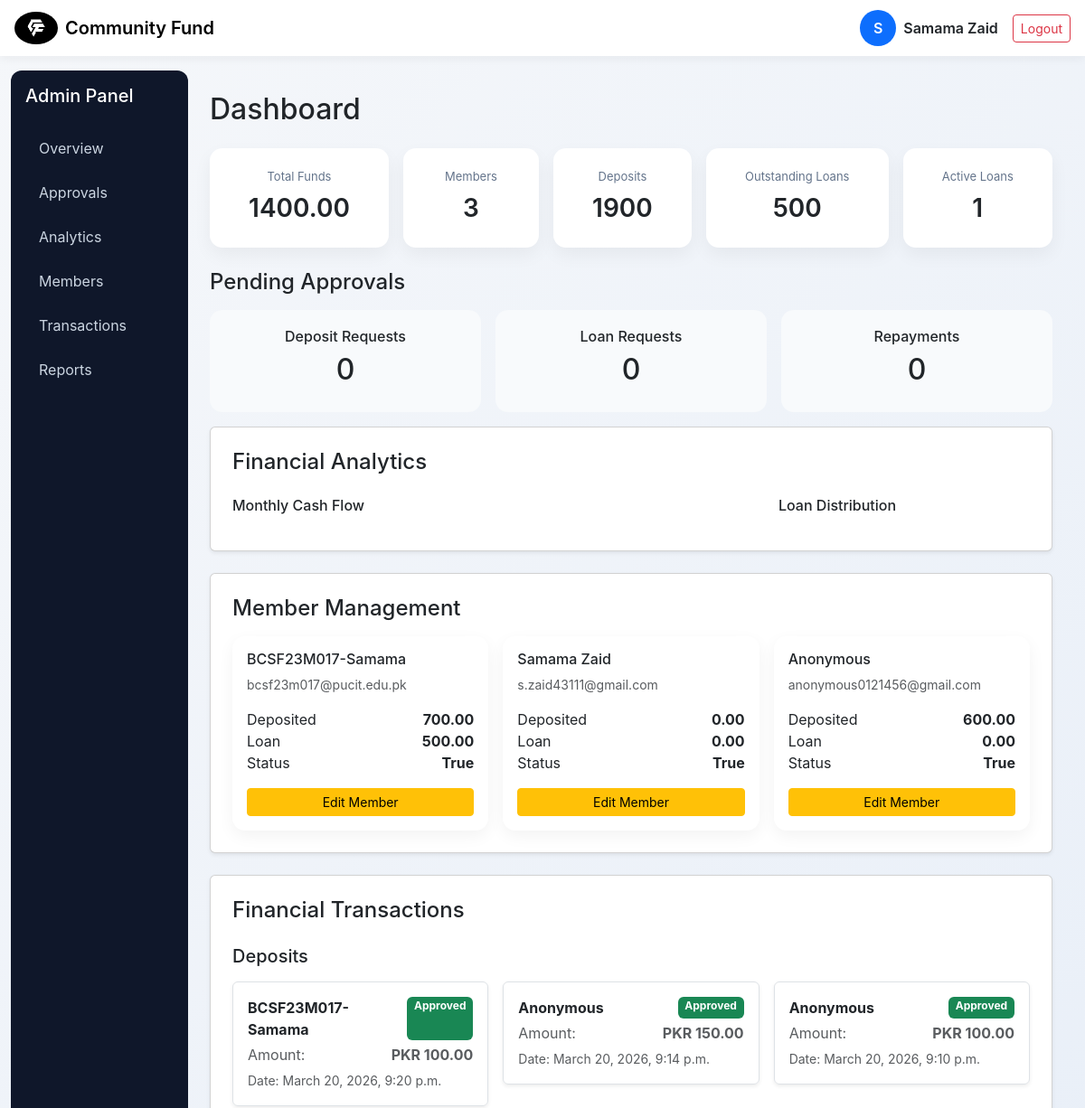
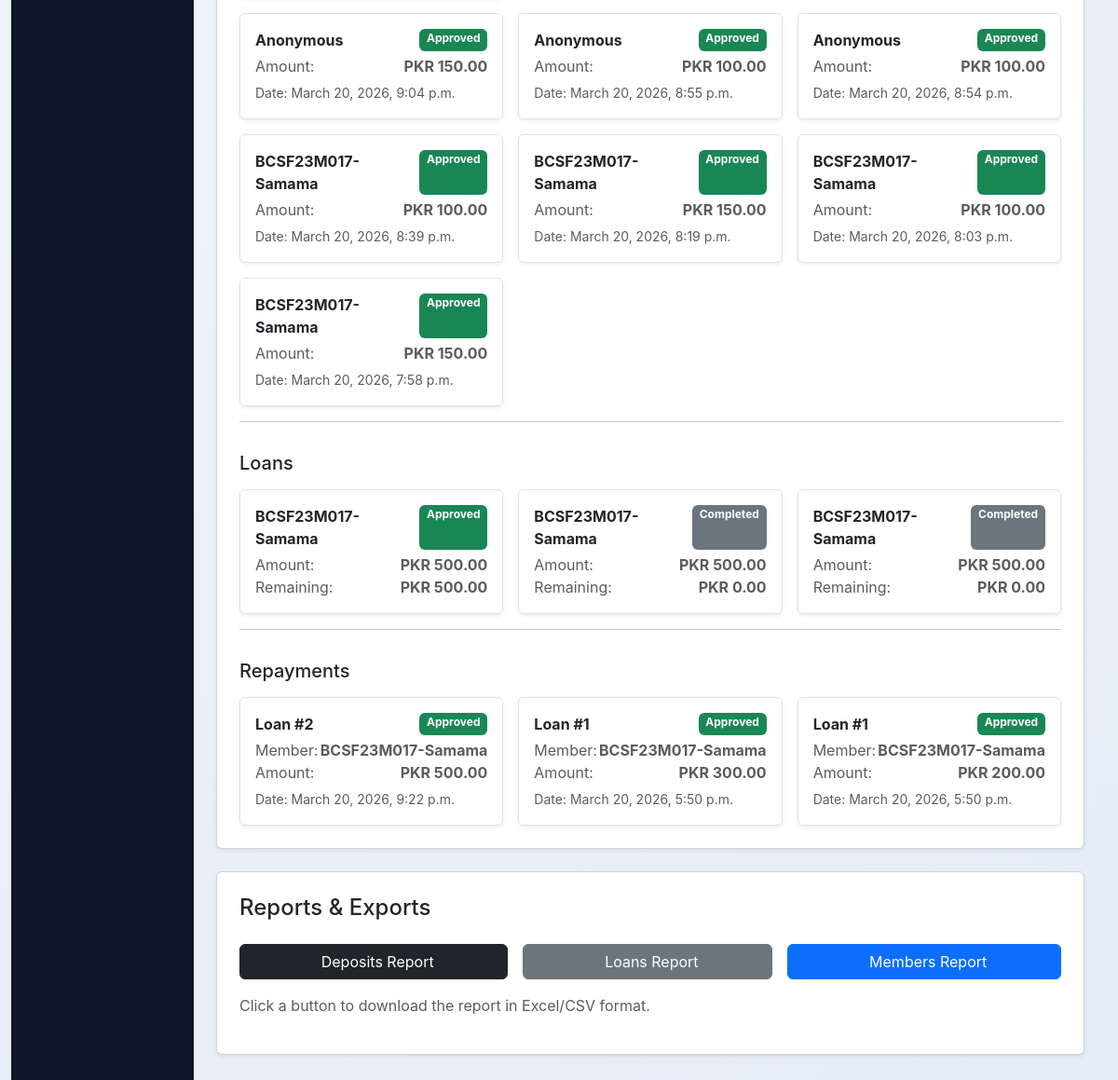
Page /dashboard/ (signed in) on the committed database (2 pictures, top to bottom).
### apps/accounts/models.py (models this page shows, shortened)
class User(AbstractUser):
    username = None
    ROLE_CHOICES = (
        ("admin", "Admin"),
        ("member", "Member"),
    )
    name = models.CharField(max_length=100)
    email = models.EmailField(unique=True)
    role = models.CharField(max_length=20, choices=ROLE_CHOICES)
    is_active = models.BooleanField(default=False)
    created_at = models.DateTimeField(auto_now_add=True)
    USERNAME_FIELD = "email"
    REQUIRED_FIELDS = []
    objects = CustomUserManager()

### apps/core/models.py (models this page shows, shortened)
class Fund(models.Model):
    total_balance = models.DecimalField(max_digits=12, decimal_places=2, default=0)
    last_updated = models.DateTimeField(auto_now=True)

### apps/members/models.py (models this page shows, shortened)
class Member(models.Model):
    user = models.OneToOneField(
        User, on_delete=models.CASCADE, related_name="member_profile"
    )
    total_deposited = models.DecimalField(max_digits=10, decimal_places=2, default=0)
    current_loan_balance = models.DecimalField(
        max_digits=10, decimal_places=2, default=0
    )
    created_at = models.DateTimeField(auto_now_add=True)

### apps/deposits/models.py (models this page shows, shortened)
class Deposit(models.Model):
    STATUS_CHOICES = (
        ("pending", "Pending"),
        ("approved", "Approved"),
        ("rejected", "Rejected"),
    )
    member = models.ForeignKey(
        Member, on_delete=models.CASCADE, related_name="deposits"
    )
    amount = models.DecimalField(max_digits=10, decimal_places=2)
    date = models.DateTimeField(auto_now_add=True)
    notes = models.TextField(blank=True)
    status = models.CharField(max_length=10, choices=STATUS_CHOICES, default="pending")

### apps/loans/models.py (models this page shows, shortened)
class Loan(models.Model):
    STATUS_CHOICES = (
        ("pending", "Pending"),
        ("approved", "Approved"),
        ("rejected", "Rejected"),
        ("completed", "Completed"),
    )
    member = models.ForeignKey(Member, on_delete=models.CASCADE, related_name="loans")
    amount = models.DecimalField(max_digits=10, decimal_places=2)
    reason = models.TextField()
    repayment_months = models.IntegerField()
    status = models.CharField(max_length=10, choices=STATUS_CHOICES, default="pending")
    request_date = models.DateField(auto_now_add=True)
    approval_date = models.DateField(null=True, blank=True)
    remaining_balance = models.DecimalField(max_digits=10, decimal_places=2)
    created_at = models.DateTimeField(auto_now_add=True)

class LoanPayment(models.Model):
    STATUS_CHOICES = (
        ("pending", "Pending"),
        ("approved", "Approved"),
        ("rejected", "Rejected"),
    )
    loan = models.ForeignKey(Loan, on_delete=models.CASCADE, related_name="payments")
    amount = models.DecimalField(max_digits=10, decimal_places=2)
    payment_date = models.DateTimeField(auto_now_add=True)
    status = models.CharField(max_length=10, choices=STATUS_CHOICES, default="pending")

### apps/dashboard/views.py (the view)
# urls.py: path("", dashboard, name="dashboard"),
@login_required
def dashboard(request):
    if request.user.role == "admin":
        return admin_dashboard(request)
    else:
        return member_dashboard(request)

### templates/dashboard/admin_dashboard.html (shortened to what this page needs)
{% extends "base/base.html" %}
{% block content %}
<div class="container-fluid">
    <div class="row">
        <div class="col-md-3 col-lg-2 sidebar p-3 d-none d-md-block">
            <h5 class="mb-4">Admin Panel</h5>
            <a href="#overview">Overview</a>
            <a href="#approvals">Approvals</a>
            <a href="#analytics">Analytics</a>
            <a href="#members">Members</a>
            <a href="#transactions">Transactions</a>
            <a href="#reports">Reports</a>
        </div>
        <div class="col-md-9 col-lg-10 p-4">
            <h2 class="mb-4">Dashboard</h2>
            <section id="overview">
                <div class="d-flex flex-wrap justify-content-start gap-3 mb-4">
                    <div class="metric-card flex-fill">
                        <span>Total Funds</span>
                        <h3>{{ fund_balance }}</h3>
                    </div>
                    <div class="metric-card flex-fill">
                        <span>Members</span>
                        <h3>{{ members }}</h3>
                    </div>
                    <div class="metric-card flex-fill">
                        <span>Deposits</span>
                        <h3>{{ total_deposits }}</h3>
                    </div>
                    <div class="metric-card flex-fill">
                        <span>Outstanding Loans</span>
                        <h3>{{ outstanding_loans }}</h3>
                    </div>
                    <div class="metric-card flex-fill">
                        <span>Active Loans</span>
                        <h3>{{ active_loans }}</h3>
                    </div>
                </div>
            </section>
            <section id="approvals" class="mb-3">
                <h4 class="mb-3">Pending Approvals</h4>
                <div class="row g-3">
                    <div class="col-md-4">
                        <div class="approval-card">
                            <h6>Deposit Requests</h6>
                            <h2 id="pendingDepositCount">{{ pending_deposits }}</h2>
                        </div>
                    </div>
                    <div class="col-md-4">
                        <div class="approval-card">
                            <h6>Loan Requests</h6>
                            <h2 id="pendingLoanCount">{{ pending_loans }}</h2>
                        </div>
                    </div>
                    <div class="col-md-4">
                        <div class="approval-card">
                            <h6>Repayments</h6>
                            <h2 id="pendingRepayCount">{{ pending_repayments }}</h2>
                        </div>
                    </div>
                </div>
            </section>
            <section id="analytics">
                {% include "analytics/admin_analytics.html" %}
            </section>
            <section id="members">
                <div class="card shadow-sm p-4 mb-4">
                    <h4 class="mb-3">Member Management</h4>
                    <div class="row g-3">
                        {% for m in members_list %}
                        <div class="col-md-6 col-lg-4">
                            <div class="member-card">
                                <h6>{{ m.user.name }}</h6>
                                <p class="text-muted small">{{ m.user.email }}</p>
                                <div class="d-flex justify-content-between mt-2">
                                    <span>Deposited</span>
                                    <strong>{{ m.total_deposited }}</strong>
                                </div>
                                <div class="d-flex justify-content-between">
                                    <span>Loan</span>
                                    <strong>{{ m.current_loan_balance }}</strong>
                                </div>
                                <div class="d-flex justify-content-between">
                                    <span>Status</span>
                                    <strong>{{ m.user.is_active }}</strong>
                                </div>
                                <button class="btn btn-sm btn-warning w-100 mt-3 edit-btn" data-id="{{ m.id }}"
                                    data-name="{{ m.user.name }}" data-deposited="{{ m.total_deposited }}"
                                    data-loan="{{ m.current_loan_balance }}" data-active="{{ m.user.is_active }}"
                                    data-bs-toggle="modal" data-bs-target="#editMemberModal">
                                    Edit Member
                                </button>
                            </div>
                        </div>
                        {% endfor %}
                    </div>
                </div>
            </section>
            <section id="transactions">
                <div class="card shadow-sm p-4 mb-4">
                    <h4 class="mb-4">Financial Transactions</h4>
                    <h5 class="mb-3">Deposits</h5>
                    <div class="row g-3">
                        {% for d in deposits %}
                        <div class="col-md-6 col-lg-4">
                            <div class="transaction-card border rounded p-3 shadow-sm">
                                <div class="d-flex justify-content-between mb-1">
                                    <span class="fw-bold">{{ d.member.user.name }}</span>
                                    <span
                                        class="badge
                            {% if d.status == 'pending' %}bg-warning{% elif d.status == 'approved' %}bg-success{% else %}bg-secondary{% endif %}">
                                        {{ d.status|title }}
                                    </span>
                                </div>
                                <div class="d-flex justify-content-between text-muted">
                                    <span>Amount:</span>
                                    <strong>PKR {{ d.amount }}</strong>
                                </div>
                                <div class="text-muted mt-1">
                                    <small>Date: {{ d.date }}</small>
                                </div>
                            </div>
                        </div>
                        {% empty %}
                        <p class="text-muted">No deposit transactions found.</p>
                        {% endfor %}
                    </div>
                    <hr>
                    <h5 class="mb-3 mt-3">Loans</h5>
                    <div class="row g-3">
                        {% for l in loans %}
                        <div class="col-md-6 col-lg-4">
                            <div class="transaction-card border rounded p-3 shadow-sm">
                                <div class="d-flex justify-content-between mb-1">
                                    <span class="fw-bold">{{ l.member.user.name }}</span>
                                    <span
                                        class="badge
                            {% if l.status == 'approved' %}bg-success{% elif l.status == 'pending' %}bg-warning{% else %}bg-secondary{% endif %}">
                                        {{ l.status|title }}
                                    </span>
                                </div>
                                <div class="d-flex justify-content-between text-muted">
                                    <span>Amount:</span>
                                    <strong>PKR {{ l.amount }}</strong>
                                </div>
                                <div class="d-flex justify-content-between text-muted">
                                    <span>Remaining:</span>
                                    <strong>PKR {{ l.remaining_balance }}</strong>
                                </div>
                            </div>
                        </div>
                        {% empty %}
                        <p class="text-muted">No loan transactions found.</p>
                        {% endfor %}
                    </div>
                    <hr>
                    <h5 class="mb-3 mt-3">Repayments</h5>
                    <div class="row g-3">
                        {% for r in repayments %}
                        <div class="col-md-6 col-lg-4">
                            <div class="transaction-card border rounded p-3 shadow-sm">
                                <div class="d-flex justify-content-between mb-1">
                                    <span class="fw-bold">Loan #{{ r.loan.id }}</span>
                                    <span
                                        class="badge
                            {% if r.status == 'approved' %}bg-success{% elif r.status == 'pending' %}bg-warning{% else %}bg-secondary{% endif %}">
                                        {{ r.status|title }}
                                    </span>
                                </div>
                                <div class="d-flex justify-content-between text-muted">
                                    <span>Member:</span>
                                    <strong>{{ r.loan.member.user.name }}</strong>
                                </div>
                                <div class="d-flex justify-content-between text-muted">
                                    <span>Amount:</span>
                                    <strong>PKR {{ r.amount }}</strong>
                                </div>
                                <div class="text-muted mt-1">
                                    <small>Date: {{ r.payment_date }}</small>
                                </div>
                            </div>
                        </div>
                        {% empty %}
                        <p class="text-muted">No repayment transactions found.</p>
                        {% endfor %}
                    </div>
                </div>
            </section>
            <section id="reports">
                <div class="card shadow-sm p-4 mb-4">
                    <h4 class="mb-4">Reports & Exports</h4>
                    <div class="d-flex flex-wrap gap-3">
                        <a href="{% url 'export_deposits_report' %}" class="btn btn-dark flex-fill text-center">
                             Deposits Report
                        </a>
                        <a href="{% url 'export_loans_report' %}" class="btn btn-secondary flex-fill text-center">
                             Loans Report
                        </a>
                        <a href="{% url 'export_members_report' %}" class="btn btn-primary flex-fill text-center">
                             Members Report
                        </a>
                    </div>
                    <p class="text-muted mt-3">Click a button to download the report in Excel/CSV format.</p>
                </div>
            </section>
        </div>
    </div>
</div>
{% endblock %}

### templates/base/base.html (shortened to what this page needs)
{% load static %}
<!DOCTYPE html>
<html lang="en">
<head>
    <link href="https://cdn.jsdelivr.net/npm/bootstrap@5.3.3/dist/css/bootstrap.min.css" rel="stylesheet">
</head>
<body>
    <nav class="navbar navbar-expand-lg navbar-light px-3">
        <a class="navbar-brand" href="#">
            <img src="{% static 'images/logo.webp' %}" alt="Logo">
            <span>Community Fund</span>
        </a>
        <div class="d-flex align-items-center ms-auto">
            {% if request.user.is_authenticated %}
            <div class="user-circle me-2">
                {% if request.user.name %}
                {{ request.user.name|first|upper }}
                {% else %}
                {{ request.user.first_name|first|upper }}
                {% endif %}
            </div>
            <div class="user-info me-3 text-end">
                <div style="font-weight:600;">
                    {{ request.user.name|default:request.user.first_name }}
                </div>
            </div>
            <a href="{% url 'logout' %}" class="btn btn-sm btn-outline-danger">
                Logout
            </a>
            {% endif %}
        </div>
    </nav>
    {% if request.user.is_authenticated %}
    <div class="container-fluid mt-3">
        {% block content %}
        {% endblock %}
    </div>
    {% else %}
    <div class="container-fluid">
        {% block auth %}
        {% endblock %}
    </div>
    {% endif %}
</body>
</html>

### rows in the picture
User: user.name|first "S", user.name "Samama Zaid"
Fund: total_balance "1400.00"
Member: user.name "BCSF23M017-Samama", user.email "bcsf23m017@pucit.edu.pk", total_deposited "700.00", current_loan_balance "500.00", user.is_active "True"
Member: user.name "Samama Zaid", user.email "s.zaid43111@gmail.com", total_deposited "0.00", current_loan_balance "0.00", user.is_active "True"
Member: user.name "Anonymous", user.email "anonymous0121456@gmail.com", total_deposited "600.00", current_loan_balance "0.00", user.is_active "True"
Deposit: member.user.name "BCSF23M017-Samama", status "Approved", amount "100.00", date "March 20, 2026, 9:20 p.m."
Deposit: member.user.name "Anonymous", status "Approved", amount "150.00", date "March 20, 2026, 9:14 p.m."
Deposit: member.user.name "Anonymous", status "Approved", amount "100.00", date "March 20, 2026, 9:10 p.m."
Deposit: member.user.name "Anonymous", status "Approved", amount "150.00", date "March 20, 2026, 9:04 p.m."
Deposit: member.user.name "Anonymous", status "Approved", amount "100.00", date "March 20, 2026, 8:55 p.m."
Deposit: member.user.name "Anonymous", status "Approved", amount "100.00", date "March 20, 2026, 8:54 p.m."
Deposit: member.user.name "BCSF23M017-Samama", status "Approved", amount "100.00", date "March 20, 2026, 8:39 p.m."
Deposit: member.user.name "BCSF23M017-Samama", status "Approved", amount "150.00", date "March 20, 2026, 8:19 p.m."
Deposit: member.user.name "BCSF23M017-Samama", status "Approved", amount "100.00", date "March 20, 2026, 8:03 p.m."
Deposit: member.user.name "BCSF23M017-Samama", status "Approved", amount "150.00", date "March 20, 2026, 7:58 p.m."
Loan: member.user.name "BCSF23M017-Samama", status "Approved", amount "500.00", remaining_balance "500.00"
Loan: member.user.name "BCSF23M017-Samama", status "Completed", amount "500.00", remaining_balance "0.00"
Loan: member.user.name "BCSF23M017-Samama", status "Completed", amount "500.00", remaining_balance "0.00"
LoanPayment: loan.id "2", status "Approved", loan.member.user.name "BCSF23M017-Samama", amount "500.00", payment_date "March 20, 2026, 9:22 p.m."
LoanPayment: loan.id "1", status "Approved", loan.member.user.name "BCSF23M017-Samama", amount "300.00", payment_date "March 20, 2026, 5:50 p.m."
LoanPayment: loan.id "1", status "Approved", loan.member.user.name "BCSF23M017-Samama", amount "200.00", payment_date "March 20, 2026, 5:50 p.m."

### other values in the picture
{{ members }} "3"
{{ total_deposits }} "1900"
{{ outstanding_loans }} "500"
{{ active_loans }} "1"
{{ pending_deposits }} "0"
{{ pending_loans }} "0"
{{ pending_repayments }} "0"
